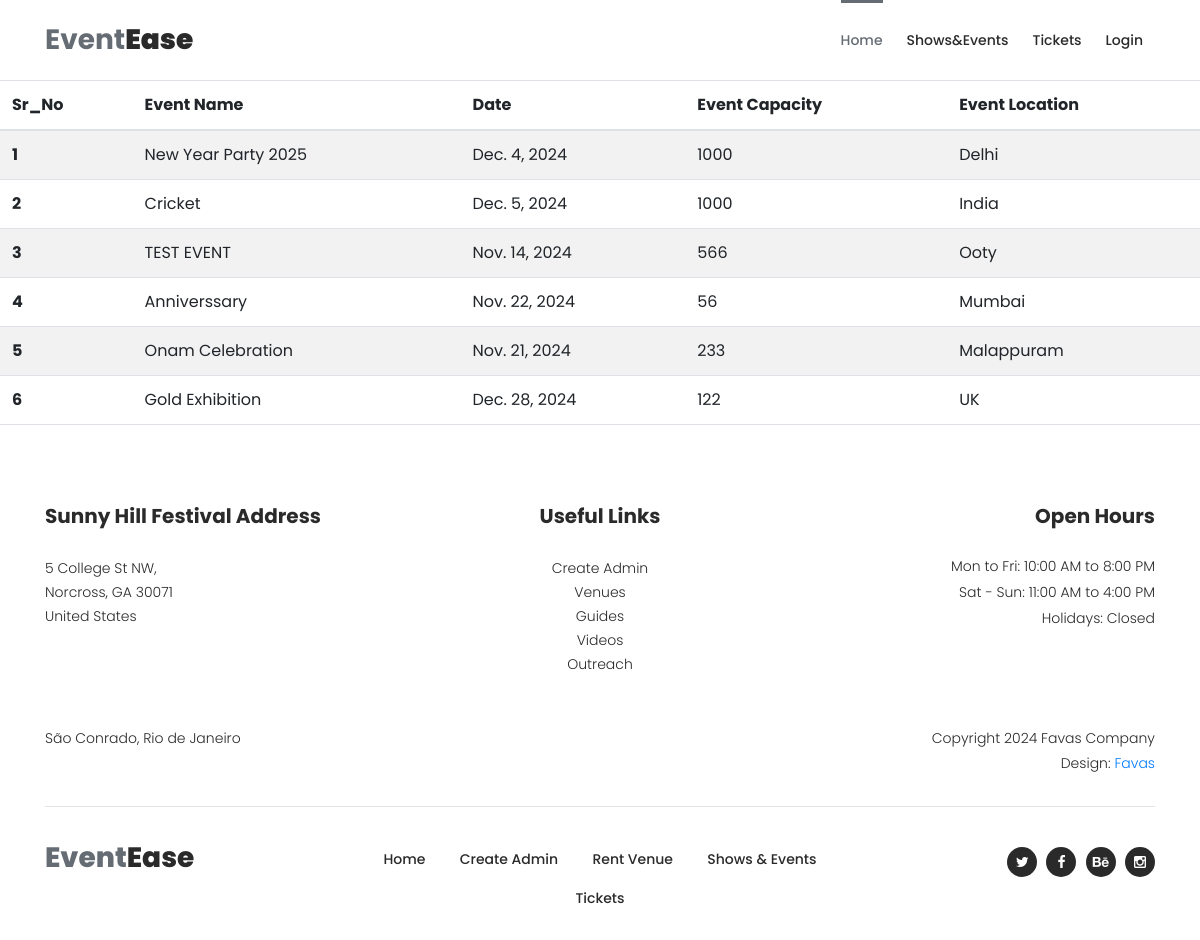
/admin_event_list/, run on an earlier commit of the app's database.
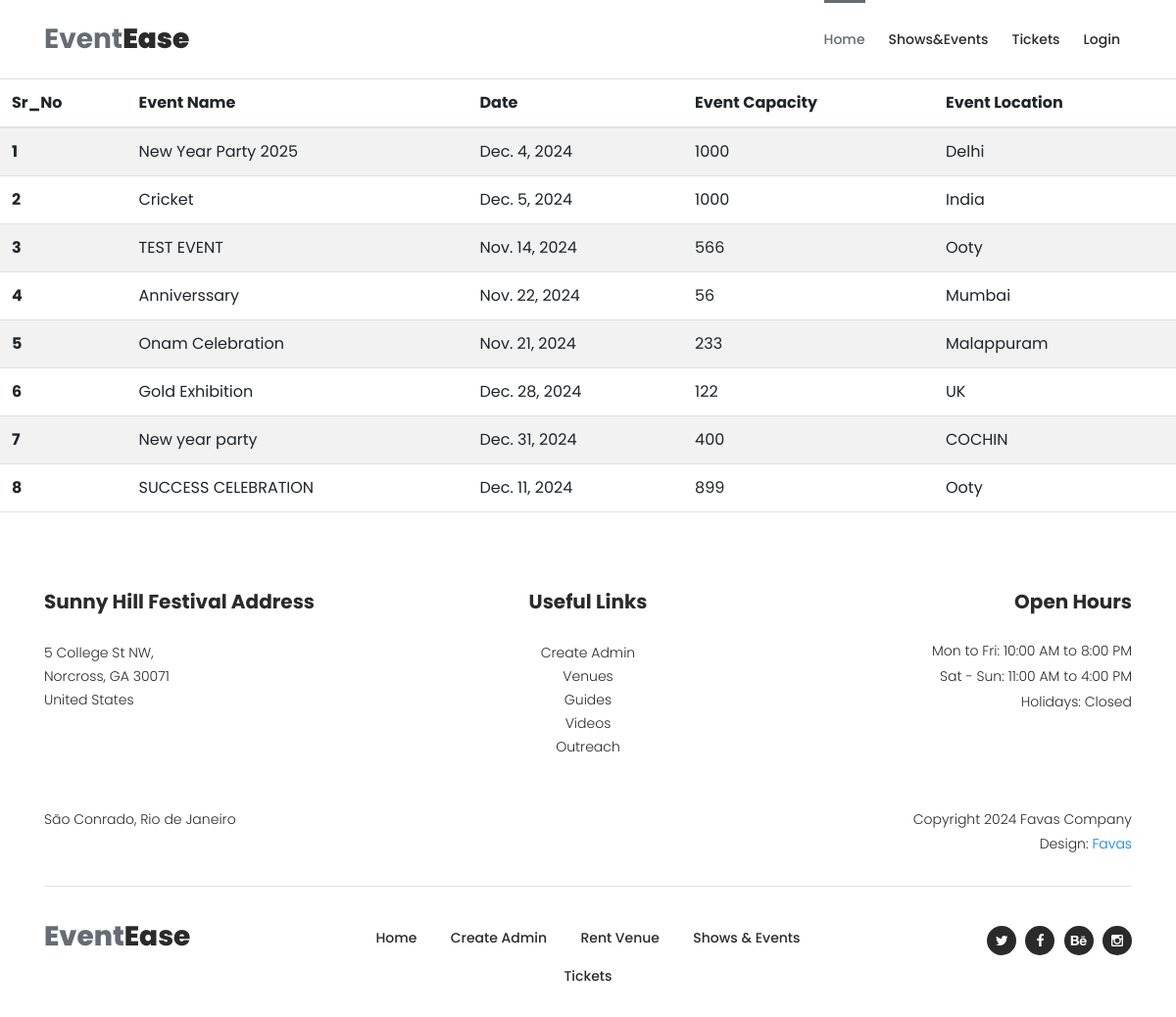
And on a later commit of the database.
### events/models.py (models this page shows, shortened)
class Event(models.Model):
    user = models.ForeignKey(Profile, on_delete=models.CASCADE,blank=True,null=True)  # Link each event to a user
    title = models.CharField(max_length=200)
    description = models.TextField()
    date = models.DateField()
    time = models.TimeField()
    location = models.CharField(max_length=255)
    ticket_price=models.DecimalField(max_digits=10,decimal_places=2,default=0.00)
    is_active = models.BooleanField(default=True)
    image = models.ImageField(upload_to='event_images/', null=True, blank=True)
    capacity = models.PositiveIntegerField(default=0)
    available_tickets = models.PositiveIntegerField(default=0)

### events/views.py (the view)
# urls.py: path('admin_event_list/', views.admin_event_list, name='admin_event_list'),
def admin_event_list(request):
    event_data=Event.objects.prefetch_related('tickets', 'user__user').all()
    context={
        'event_data':event_data
    }
    return render(request,'layout_admin_event_list.html',context)

### templates/Layout_admin_event_list.html
{% extends 'blank_layout.html' %}
{% block header%}
{% include 'header.html' %}
{% endblock header%}
{% block admin_event_list %}
{% include 'admin_event_list.html' %}
{% endblock admin_event_list %}
{% block footer %}
{% include 'footer.html' %}
{% endblock footer %}

### templates/admin_event_list.html (shortened to what this page needs)
 {% load static %}
    <link rel="stylesheet" type="text/css" href="{% static 'css/bootstrap.min.css' %}">
    <link rel="stylesheet" type="text/css" href="{% static 'css/font-awesome.css' %}">
    <link rel="stylesheet" type="text/css" href="{% static 'css/owl-carousel.css' %}">
    <link rel="stylesheet" href="{% static 'css/tooplate-artxibition.css' %}">
<table class="table table-striped">
    <thead>
      <tr>
        <th scope="col">Sr_No</th>
        <th scope="col">Event Name</th>
        <th scope="col">Date</th>
        <th scope="col">Event Capacity</th>
        <th scope="col">Event Location</th>
      </tr>
    </thead>
    <tbody>
        {% for data in event_data %}
      <tr>
        <th scope="row">{{ forloop.counter}}</th>
        <td>{{data.title}}</td>
        <td>{{data.date}}</td>
        <td>{{data.capacity}}</td>
        <td>{{data.location}}</td>
      </tr>
      {% endfor %}
    </tbody>
  </table>

What changed in the data, as far as the page shows it:
added Event: title "New year party", date "Dec. 31, 2024", capacity "400", location "COCHIN"
added Event: title "SUCCESS CELEBRATION", date "Dec. 11, 2024", capacity "899", location "Ooty"
